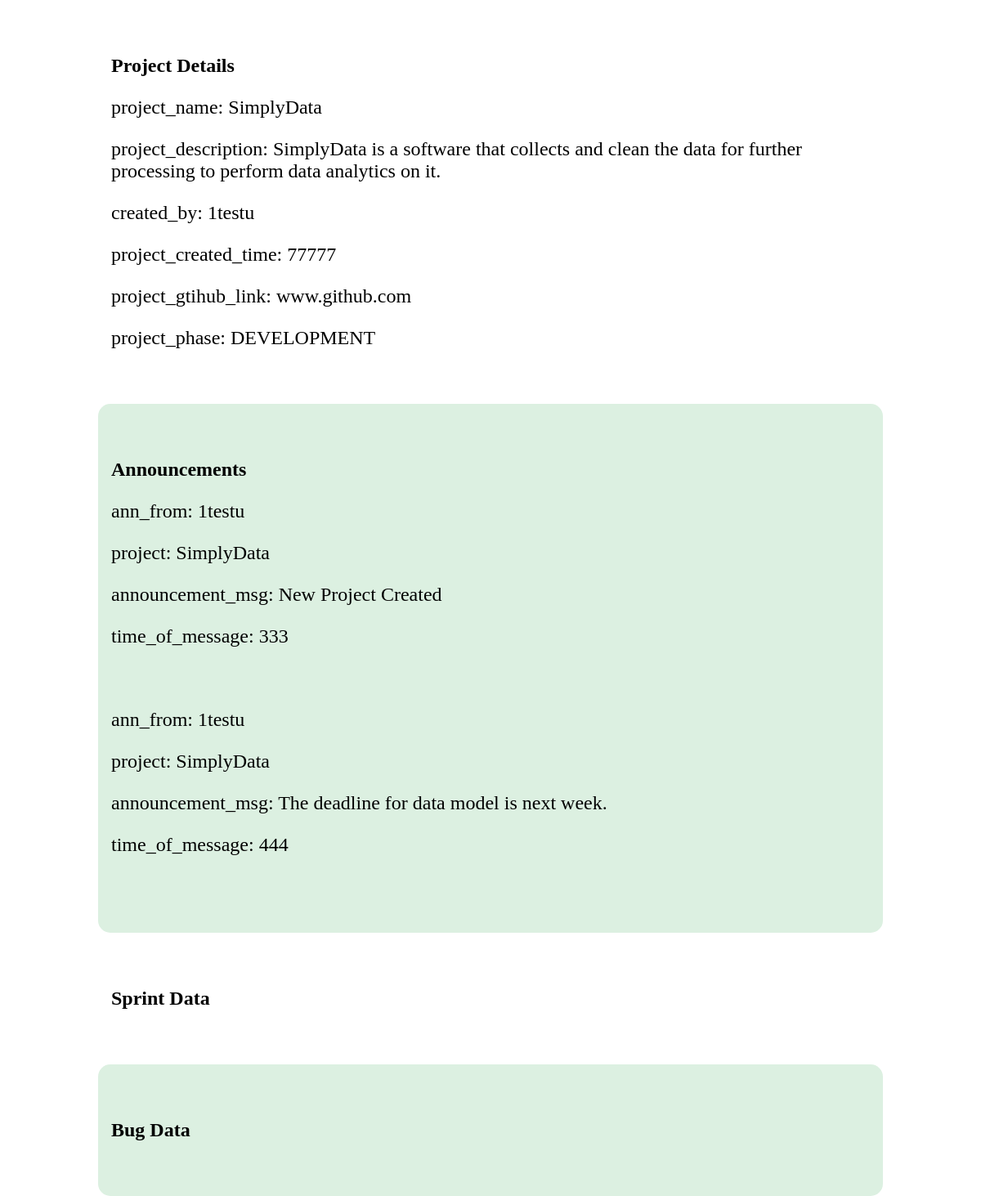
/projects/5/report/, run on an earlier commit of the app's database.
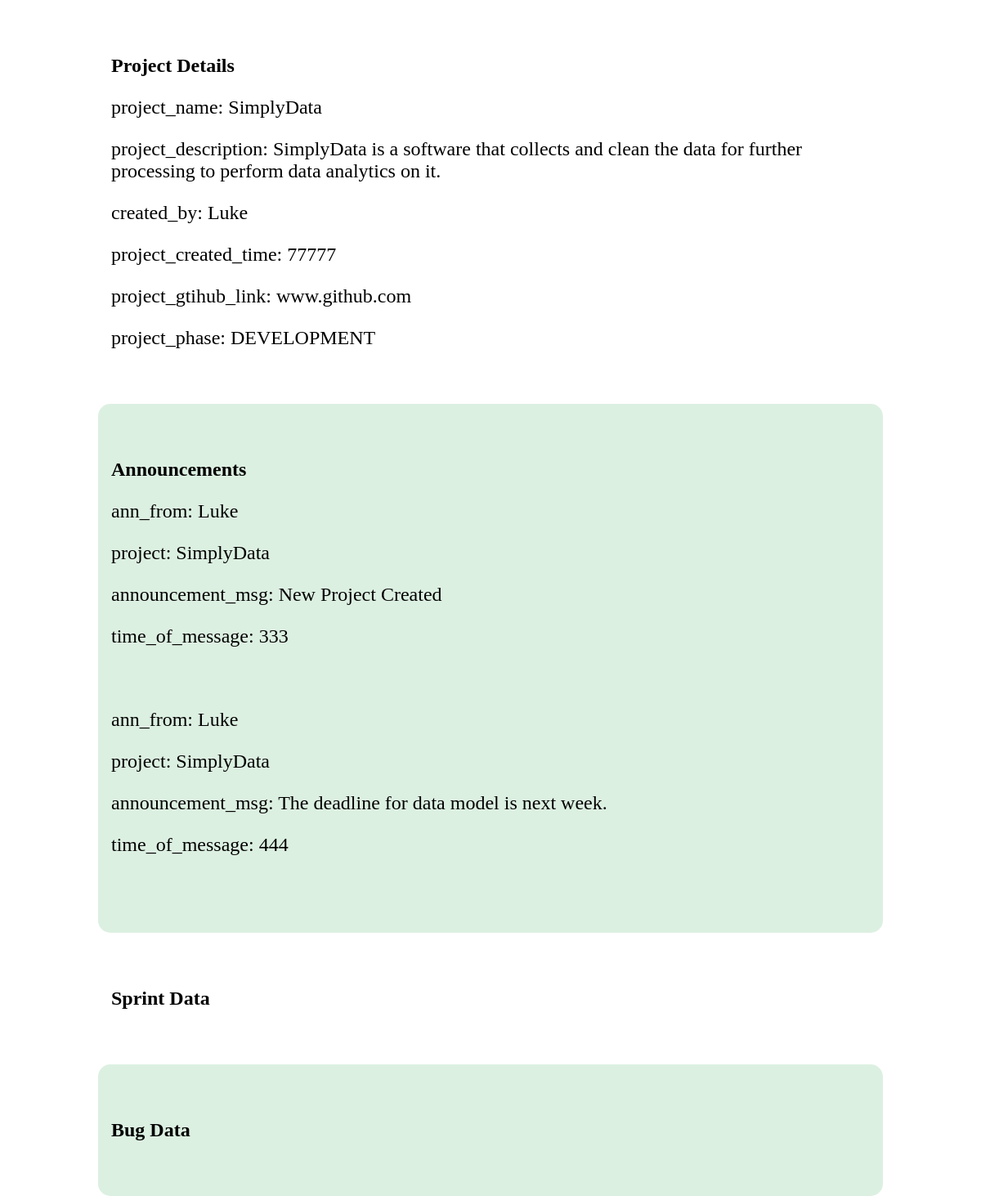
And on a later commit of the database.
### home/models.py (models this page shows)
class ProjectDetail(models.Model):
    project_name = models.CharField(max_length = 200)
    project_description = models.TextField()
    created_by = models.ForeignKey(UserDetail,null=True, on_delete = models.SET_NULL)
    project_created_time = models.CharField(max_length = 20)
    project_gtihub_link = models.TextField()
    project_phase = models.CharField(max_length = 20)
    def __str__(self):
        return self.project_name

class UserDetail(models.Model):
    name = models.CharField(max_length=200)
    user_name = models.CharField(max_length=200)
    email = models.CharField(max_length=200)
    password = models.CharField(max_length=200)
    status_of_account = models.CharField(max_length=200)
    def __str__(self):
        return self.user_name

class Announcement(models.Model):
    ann_from = models.ForeignKey(UserDetail, on_delete = models.CASCADE, related_name='ann_from_user')
    project = models.ForeignKey(ProjectDetail, on_delete = models.CASCADE)
    announcement_msg = models.CharField(max_length = 200)
    time_of_message = models.CharField(max_length = 20)

### home/views.py (the view)
# urls.py: path('projects/<int:pk>/report/',views.report, name = "report"),
def report(request,pk):
	proj = ProjectDetail.objects.get(id = pk)
	sprintD = SprintData.objects.filter(project=proj)
	bugD = BugData.objects.filter(project = proj)
	ann = Announcement.objects.filter(project=proj)
	di = {
		'proj':proj,
		'sprintD':sprintD,
		'bugD':bugD,
		'ann':ann
	}
	return render(request,"home/report.html",di)

### home/templates/home/report.html (shortened to what this page needs)
{% extends "base.html" %} {% load static %} {% block title %} LLM | DevMaster {%endblock title %} {% block head %}
<link rel="stylesheet" type="text/css" href="{% static 'home/css/llm.css'%}" />
{% endblock head %} {% block body %}
<div style="width:80vw;margin:auto;">
<div style=" padding:1rem;">
    <br>
    <b><p>Project Details</p></b>
    <p>project_name: {{proj.project_name}}</p>
    <p>project_description: {{proj.project_description}}</p>
    <p>created_by: {{proj.created_by}}</p>
    <p>project_created_time: {{proj.project_created_time}}</p>
    <p>project_gtihub_link: {{proj.project_gtihub_link}}</p>
    <p>project_phase: {{proj.project_phase}}</p>
    <br>
</div>
<div style="background-color:#dcf0e1; padding:1rem;border-radius:15px;">
    <br>
    <b><p>Announcements</p></b>
    {% for i in ann %}
    <p>ann_from: {{i.ann_from}}</p>
    <p>project: {{i.project}}</p>
    <p>announcement_msg: {{i.announcement_msg}}</p>
    <p>time_of_message: {{i.time_of_message}}</p>
    <br>
    {% endfor %}
    <br>
</div>
<div style=" padding:1rem;">
    <br>
    <b><p>Sprint Data</p></b>
    <br>
</div>
<div  style="background-color:#dcf0e1; padding:1rem;border-radius:15px;">
    <br>
    <b><p>Bug Data</p></b>
    <br>
</div>
</div>
{% endblock body%}

### templates/base.html (shortened to what this page needs)
<!DOCTYPE html>
<html lang="en">
<head>
    {%block head%} {%endblock head%}
</head>
<body>
    {% block body %}
    {% endblock body %}
</body>
</html>

### home/static/home/css/llm.css (style rules this page uses)
* { box-sizing: border-box; }
html { scroll-behavior: smooth; }
body { padding: 0; margin: 0; font-size: 1.5rem; }

What changed in the data, as far as the page shows it:
changed through a linked row, ProjectDetail "SimplyData": created_by "1testu" → "Luke"
changed through a linked row, Announcement "New Project Created": ann_from "1testu" → "Luke"
changed through a linked row, Announcement "The deadline for data model is next week.": ann_from "1testu" → "Luke"
